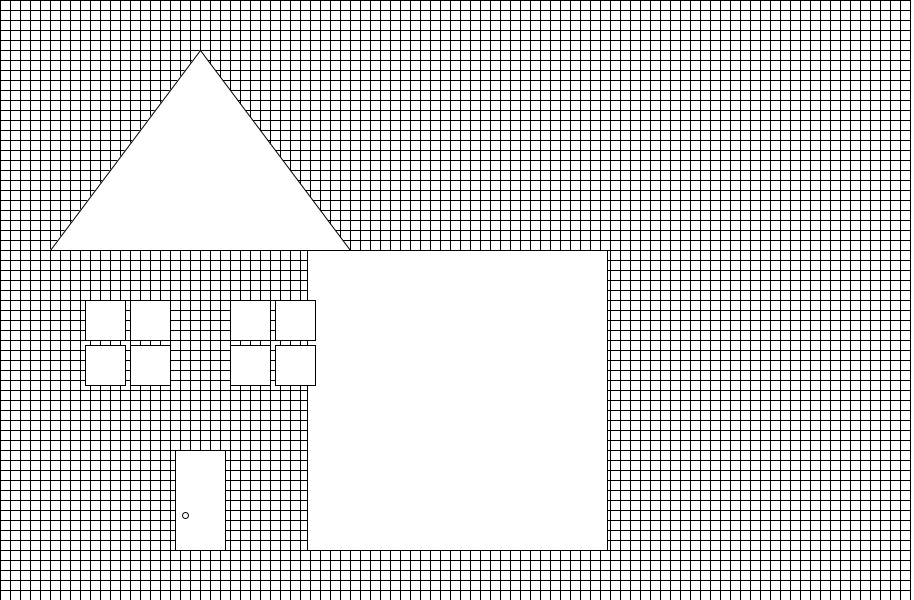
Frame 1 (no input)
Frame 60 (the mouse pressed at the canvas centre just before this capture): identical to frame 1, image omitted
Frame 120 (the mouse held since frame 60 and released just before this capture): identical to frame 1, image omitted

The Processing sketch that drew this single still picture (run headless with seeded random() and noise(); from frame 60 on, the mouse is pressed at the canvas centre):

// Processing sketch: processing_160738
// ── processing_160738.pde

int counter;
int videoScale = 10;
int cols, rows;


void setup() {  //setup function called initially, only once
  size(914, 600);
  background(255);  //set background white
  colorMode(HSB);   //set colors to Hue, Saturation, Brightness mode
  counter = 0;

  cols = width/videoScale;
  rows = height/videoScale;
}

void draw() { 
    // Draw the box we will draw in
    size(914, 600);

    // Begin loop for columns
    for (int i = 0; i < cols; i++) {
      // Begin loop for rows
      for (int j = 0; j < rows; j++) {
      
      // Scaling up to draw a rectangle at (x,y)
      int x = i*videoScale;
      int y = j*videoScale;
      fill(255);
      stroke(0);
      // For every column and row, a rectangle is drawn at an (x,y) location scaled and sized by videoScale.
      rect(x,y,videoScale,videoScale); 
      }
    }

    // house
    rect(307, 250, 300, 300);
    // roof
    triangle(50, 250, 350, 250, 200, 50);
    // door
    rect(175, 450, 50, 100);
    // door knob
    ellipse(185, 515, 6, 6);
    // left windows
    rect(85, 300, 40, 40);
    rect(130, 300, 40, 40);
    rect(85, 345, 40, 40);
    rect(130, 345, 40, 40);
    // right windows
    rect(230, 300, 40, 40);
    rect(275, 300, 40, 40);
    rect(230, 345, 40, 40);
    rect(275, 345, 40, 40);  
}
